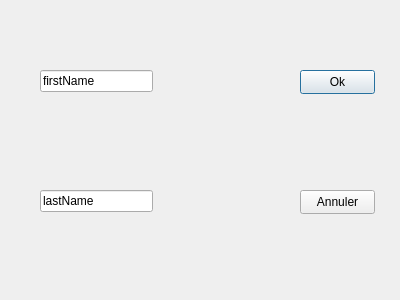
<?xml version="1.0" encoding="UTF-8"?>
<ui version="4.0">
 <class>Fermer_Compte</class>
 <widget class="QDialog" name="Fermer_Compte">
  <property name="geometry">
   <rect>
    <x>0</x>
    <y>0</y>
    <width>400</width>
    <height>300</height>
   </rect>
  </property>
  <property name="windowTitle">
   <string>Dialog</string>
  </property>
  <widget class="QPushButton" name="Ok">
   <property name="geometry">
    <rect>
     <x>300</x>
     <y>70</y>
     <width>75</width>
     <height>24</height>
    </rect>
   </property>
   <property name="text">
    <string>Ok</string>
   </property>
  </widget>
  <widget class="QPushButton" name="Annuler">
   <property name="geometry">
    <rect>
     <x>300</x>
     <y>190</y>
     <width>75</width>
     <height>24</height>
    </rect>
   </property>
   <property name="text">
    <string>Annuler</string>
   </property>
  </widget>
  <widget class="QLineEdit" name="firstName">
   <property name="geometry">
    <rect>
     <x>40</x>
     <y>70</y>
     <width>113</width>
     <height>22</height>
    </rect>
   </property>
   <property name="text">
    <string>firstName</string>
   </property>
  </widget>
  <widget class="QLineEdit" name="lastName">
   <property name="geometry">
    <rect>
     <x>40</x>
     <y>190</y>
     <width>113</width>
     <height>22</height>
    </rect>
   </property>
   <property name="text">
    <string>lastName</string>
   </property>
  </widget>
 </widget>
 <resources/>
 <connections/>
</ui>
